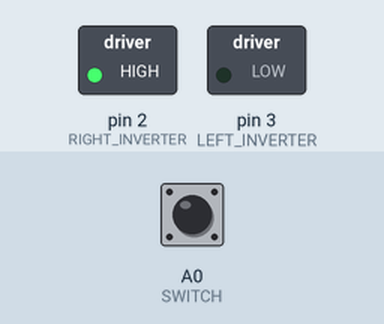
Recording of a sketch running on a simulated Arduino Uno, built with avr-gcc and run on an emulated ATmega328P. Shown: switched loads named in the sketch (green lamp = pin HIGH). Dashed ring = blinking. The inputs (shaded band) are chosen by the test bench; at power-on: A0 (SWITCH) HIGH.

Above: at 0.15 s.
Timing chart, 0 to 3.1 s (numbered marks = the images above):
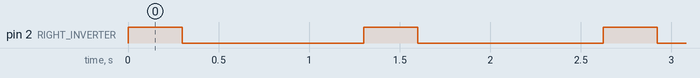

The sketch:

flipSwitchMischevious.ino
```cpp
const byte LEFT_INVERTER = 3;
const byte RIGHT_INVERTER = 2;
const byte SWITCH = A0;
const byte LIMIT = A1;
unsigned long prevMillis;
unsigned long currentMillis;
unsigned long passedTime;

void setup() {
  pinMode(LEFT_INVERTER, OUTPUT);
  pinMode(RIGHT_INVERTER, OUTPUT);
  digitalWrite(LEFT_INVERTER, LOW);
  digitalWrite(RIGHT_INVERTER, LOW);
  pinMode(SWITCH, INPUT_PULLUP);
  pinMode(LIMIT, INPUT_PULLUP);
  passedTime = 0;
  prevMillis = 0;
  currentMillis = 0;
}

void loop() {
  currentMillis = millis();
  if (digitalRead(SWITCH) == HIGH) { // switch flipped
    passedTime = passedTime + currentMillis - prevMillis;
    if(passedTime < 300){ // first: go forward
      digitalWrite(LEFT_INVERTER, LOW);
      digitalWrite(RIGHT_INVERTER, HIGH);
    }else if(passedTime >= 300 && passedTime < 1300){ // second: stop for 1 sec
      digitalWrite(LEFT_INVERTER, LOW);
      digitalWrite(RIGHT_INVERTER, LOW);
    }else{ // third: reset timer and set to forward again
      digitalWrite(LEFT_INVERTER, LOW);
      digitalWrite(RIGHT_INVERTER, LOW);
      passedTime = 0;
    }
  } else if (digitalRead(LIMIT) == LOW) { // limit switch unpressed - motor reverse
    digitalWrite(LEFT_INVERTER, HIGH);
    digitalWrite(RIGHT_INVERTER, LOW);
    passedTime = 0;
  } else { // motor stop
    digitalWrite(LEFT_INVERTER, LOW);
    digitalWrite(RIGHT_INVERTER, LOW);
    passedTime = 0;
  }
  prevMillis = currentMillis;
}
```

Measured:
- by itself, pin 2 (RIGHT_INVERTER): alternates HIGH for 0.30 s and LOW for 1.0 s
